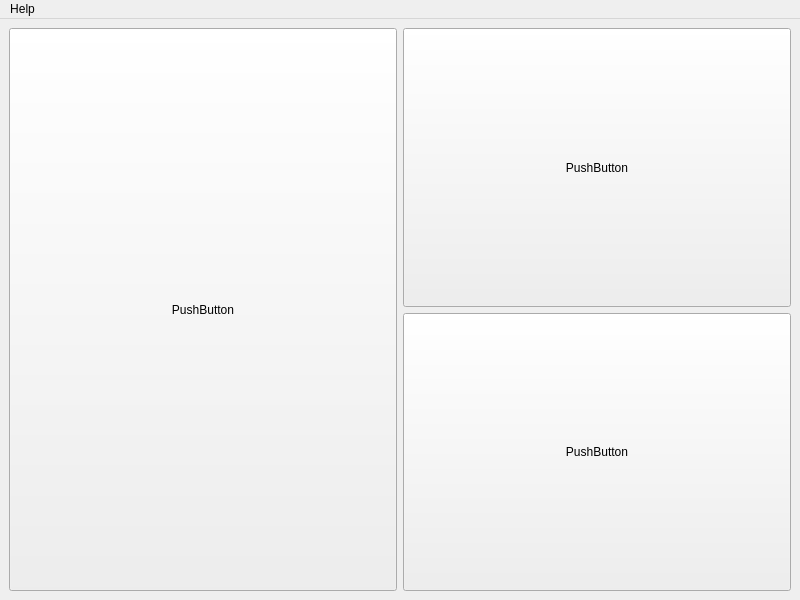
<?xml version="1.0" encoding="UTF-8"?>
<ui version="4.0">
 <class>MainWindow</class>
 <widget class="QMainWindow" name="MainWindow">
  <property name="geometry">
   <rect>
    <x>0</x>
    <y>0</y>
    <width>800</width>
    <height>600</height>
   </rect>
  </property>
  <property name="windowTitle">
   <string>MainWindow</string>
  </property>
  <widget class="QWidget" name="centralwidget">
   <layout class="QHBoxLayout" name="horizontalLayout">
    <item>
     <widget class="QPushButton" name="pushButton">
      <property name="sizePolicy">
       <sizepolicy hsizetype="Minimum" vsizetype="MinimumExpanding">
        <horstretch>0</horstretch>
        <verstretch>0</verstretch>
       </sizepolicy>
      </property>
      <property name="text">
       <string>PushButton</string>
      </property>
     </widget>
    </item>
    <item>
     <layout class="QVBoxLayout" name="verticalLayout">
      <item>
       <widget class="QPushButton" name="pushButton_2">
        <property name="sizePolicy">
         <sizepolicy hsizetype="Minimum" vsizetype="MinimumExpanding">
          <horstretch>0</horstretch>
          <verstretch>0</verstretch>
         </sizepolicy>
        </property>
        <property name="text">
         <string>PushButton</string>
        </property>
       </widget>
      </item>
      <item>
       <widget class="QPushButton" name="pushButton_3">
        <property name="sizePolicy">
         <sizepolicy hsizetype="Minimum" vsizetype="MinimumExpanding">
          <horstretch>0</horstretch>
          <verstretch>0</verstretch>
         </sizepolicy>
        </property>
        <property name="text">
         <string>PushButton</string>
        </property>
       </widget>
      </item>
     </layout>
    </item>
   </layout>
  </widget>
  <widget class="QMenuBar" name="menuBar">
   <property name="geometry">
    <rect>
     <x>0</x>
     <y>0</y>
     <width>800</width>
     <height>33</height>
    </rect>
   </property>
   <widget class="QMenu" name="menuHelp">
    <property name="title">
     <string>Help</string>
    </property>
    <addaction name="actionAbout"/>
   </widget>
   <addaction name="menuHelp"/>
  </widget>
  <action name="actionAbout">
   <property name="text">
    <string>About...</string>
   </property>
   <property name="shortcut">
    <string>Ctrl+H</string>
   </property>
  </action>
 </widget>
 <resources/>
 <connections/>
</ui>
